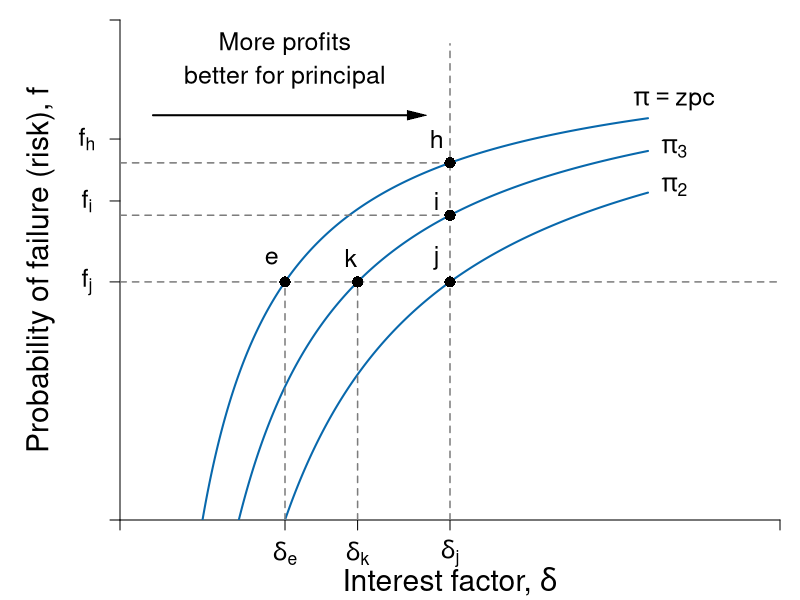

Here is the R script that generated this plot:
#Graph Designer: Harriet Brookes-Gray
#Authors: Bowles and Halliday
#Title: Coordination, Conflict and Competition: A Text in Microeconomics

library(shape)
pdf(file = "credit/new_fig.pdf", width = 8, height = 6)

#Set parameters for graphics
pointsize <- 1.8
axislabelsize <- 1.8
labelsize <- 1.5
namesize <- 1.8
annotatesize <- 1.5
graphlinewidth <- 2
segmentlinewidth <- 1.5

COL <- c("#7fc97f", "#beaed4", "#fdc086", "#ffff99", "#386cb0", "#f0027f", "#bf5b17", "#666666")
COLA <- c("#e0f3db", "#99d8c9","#66c2a4","#41ae76", "#238b45", "#005824")
COLB <- c("#c6dbef", "#4eb3d3", "#2b8cbe", "#0868ac","#084081")
COLC <- c("#fcfbfd", "#efedf5", "#dadaeb", "#bcbddc", "#9e9ac8", "#807dba", "#6a51a3", "#54278f", "#3f007d")
grays <- gray.colors(25, start = 1, end = 0)

#Edited the margins to cater for the larger LHS labels
par(mar =  c(4, 6, 1, 1))

brfFn <- function(delta, q = 1) {
  .5 + (delta / (2 * q)) 
}

PCFn <- function(delta, q = 1) {
  delta/q
}

isoreturnFn <- function(delta, pi=0.125) {
  1 - (pi)/delta
}


yFn <- function(d1, f1, q = 1){
  q*f1*(1 - f1) - d1*(1 - f1)
}

profitFn <- function(d1, q = 1){
  d1/2 - (1/(2*q))*(d1)^2
}

ylow <- function(delta, q = 1, ybar = 0.0625){
  (-sqrt(delta^2 - 2*delta*q + q^2 - 4*q*ybar) + delta + q)/(2*q)
}

yhigh <- function(delta, q = 1, ybar = 0.0625){
  (sqrt(delta^2 - 2*delta*q + q^2 - 4*q*ybar) + delta + q)/(2*q)
}

xlims <- c(0, 1)
ylims <- c(0, 1.05)

npts <- 501 
d1 <- seq(xlims[1], xlims[2], length.out = npts)
f1 <- seq(ylims[1], ylims[2], length.out = npts) 
a <- c(0.0625, 0.125, 0.14)

plot(0, 0, xlim = xlims, ylim = ylims, type = "n",
     xlab = expression(paste("")),
     ylab = expression(paste("")), 
     xaxt = "n", 
     yaxt = "n", 
     cex.lab = axislabelsize, 
     bty = "n", 
     xaxs = "i", 
     yaxs = "i"
)


ticksy <- c(ylims[1],0.5, 0.67, 0.8, ylims[2])
ylabels <- c(NA, NA, NA, NA,NA)
ticksx <- c(xlims[1], 0.25, 0.36, 0.5, xlims[2])
xlabels <- c(NA, NA, NA, NA, NA, NA)

axis(1, at = ticksx, pos = 0, labels = xlabels, cex.axis = labelsize)
axis(2, at = ticksy, pos = 0, labels = ylabels, las = 1, cex.axis = labelsize)

npts <- 503 
xx1 <- seq(xlims[1], 0.8, length.out = npts)
xx2 <- seq(0, 1, length.out = npts)

# xpoly1 <- seq(from = 0.168, to = 0.5, length.out = 500)
# ypoly1 <- ylow(xpoly1)
# ypoly2 <- isoreturnFn(xpoly1)
# polygon(x = c(xpoly1, rev(xpoly1)), y = c(ypoly1, rev(ypoly2)), col = COL[4], density = NULL, border = NA)


#Draw the graphs
#lines(xx1, brfFn(xx1), col = COLA[4], lwd = graphlinewidth)
#lines(xx1, PCFn(xx1), col = COLA[2], lwd = graphlinewidth)
# lines(xx1, isoreturnFn(xx1), col = COLB[4], lwd = graphlinewidth)
# lines(xx1, isoreturnFn(xx1 - 0.2), col = COLB[4], lwd = graphlinewidth)
# lines(0, isoreturnFn(xx2 - 0.4), col = COLB[4], lwd = graphlinewidth)
lines(xx1, isoreturnFn(xx1), col = COLB[4], lwd = graphlinewidth)
lines(xx1, isoreturnFn(xx1, pi = 0.18), col = COLB[4], lwd = graphlinewidth)
lines(xx1, isoreturnFn(xx1, pi = 0.25), col = COLB[4], lwd = graphlinewidth)

#Axis labels
mtext(expression(paste("Interest factor, ", delta)), side = 1, line = 3, cex = axislabelsize)
text(-0.12, 0.5*(ylims[2]), expression(paste("Probability of failure (risk), ", f)), xpd = TRUE, cex = axislabelsize, srt = 90) 


#contour(d1, f1,
      #  outer(d1, f1, yFn),
      #  drawlabels = FALSE,
      # col = COLA[3],
      #  lwd = graphlinewidth,
      #  levels = a,
      # xaxs = "i",
      # yaxs = "i",
      # add = TRUE)


#segments(0.5, 0, 0.5, brfFn(delta = 0.5), lty = 2, col = grays[20] , lwd = segmentlinewidth)
segments(0, 0.5, 1, 0.5, lty = 2, col = grays[20] , lwd = segmentlinewidth)
segments(0.5, 0, 0.5, 1, lty = 2, col = grays[20] , lwd = segmentlinewidth)
segments(0.36, 0, 0.36, 0.5, lty = 2, col = grays[20] , lwd = segmentlinewidth)
segments(0.25, 0, 0.25, 0.5, lty = 2, col = grays[20] , lwd = segmentlinewidth)
segments(0, 0.75, 0.5, 0.75, lty = 2, col = grays[20] , lwd = segmentlinewidth)
segments(0, 0.64, 0.5, 0.64, lty = 2, col = grays[20] , lwd = segmentlinewidth)


points(0.5, 0.5, pch = 16, col = "black", cex = 1.5)
points(0.25, 0.5, pch = 16, col = "black", cex = 1.5)
points(0.36, 0.5, pch = 16, col = "black", cex = 1.5)
points(0.5, 0.64, pch = 16, col = "black", cex = 1.5)
points(0.5, 0.75, pch = 16, col = "black", cex = 1.5)


text(0.23, 0.55, expression(paste(e)), cex = labelsize, xpd = TRUE)
text(0.35, 0.55, expression(paste(k)), cex = labelsize, xpd = TRUE)
text(0.48, 0.55, expression(paste(j)), cex = labelsize, xpd = TRUE)
text(0.48, 0.67, expression(paste(i)), cex = labelsize, xpd = TRUE)
text(0.48, 0.8, expression(paste(h)), cex = labelsize, xpd = TRUE)

text(-0.05, 0.5, expression(paste(f[j])), cex = labelsize, xpd = TRUE)
text(-0.05, 0.67, expression(paste(f[i])), cex = labelsize, xpd = TRUE)
text(-0.05, 0.8, expression(paste(f[h])), cex = labelsize, xpd = TRUE)
text(0.25, -0.07, expression(paste(delta[e])), cex = labelsize, xpd = TRUE)
text(0.36, -0.07, expression(paste(delta[k])), cex = labelsize, xpd = TRUE)
text(0.5, -0.07, expression(paste(delta[j])), cex = labelsize, xpd = TRUE)

text(0.84, 0.88, expression(paste(pi == zpc)), cex = labelsize, xpd = TRUE)
text(0.84, 0.78, expression(paste(pi[3])), cex = labelsize, xpd = TRUE)
text(0.84, 0.7, expression(paste(pi[2])), cex = labelsize, xpd = TRUE)

Arrows(0.05, 0.85, 0.45, 0.85, col = "black", lty = 1, lwd = 2, arr.type = "triangle", arr.lwd = 0.5)
text(0.25, 1, expression(paste('More profits')), cex = labelsize, xpd = TRUE)
text(0.25, 0.93, expression(paste('better for principal')), cex = labelsize, xpd = TRUE)


#Annotate points (4,4),(2,8),(8,2) on feasibility frontier
#text(0.5 + 0.015, isoreturnFn(0.5) + 0.04, expression(paste(n)), cex = labelsize)
#points(0.5, isoreturnFn(0.5), pch = 16, col = "black", cex = 1.5)

#text(0.375 + 0.02, 0.6 + 0.03, expression(paste(b)), cex = labelsize)
#points(0.5, brfFn(delta = 0.5), pch = 16, col = "black", cex = 1.5)
#points(0.25, 0.5, pch = 16, col = "black", cex = 1.5)
#points(0.165, 0.25, pch = 16, col = "black", cex = 1.5)



#text(0.62, 1.05, expression(paste("A's best-response function")), cex = labelsize, xpd = TRUE)
#text(0.62, 0.95, expression(paste(f == frac(1,2) + frac(delta, 2*q))), cex = labelsize)

#text(0.64, 0.4, expression(paste("A's participation")), cex = labelsize)
#text(0.64, 0.34, expression(paste("constraint")), cex = labelsize)
#text(0.64, 0.22, expression(paste(f == frac(delta, q))), cex = labelsize)
#Arrows(0.64, 0.44, 0.64, 0.58, col = "black", lty = 1, lwd = 2, arr.type = "triangle", arr.lwd = 0.5)


#text(0.87, 0.6, expression(paste("P's isoprofit curve")), cex = labelsize, xpd = TRUE)
#Arrows(0.87, 0.63, 0.87, 0.82, col = "black", lty = 1, lwd = 2, arr.type = "triangle", arr.lwd = 0.5)

#text(0.3, 0.13, expression(paste("Pareto-improving")), cex = labelsize)
#text(0.3, 0.07, expression(paste("lens")), cex = labelsize)
#Arrows(0.3, 0.18, 0.3, 0.5, col = "black", lty = 1, lwd = 2, arr.type = "triangle", arr.lwd = 0.5)


dev.off()
